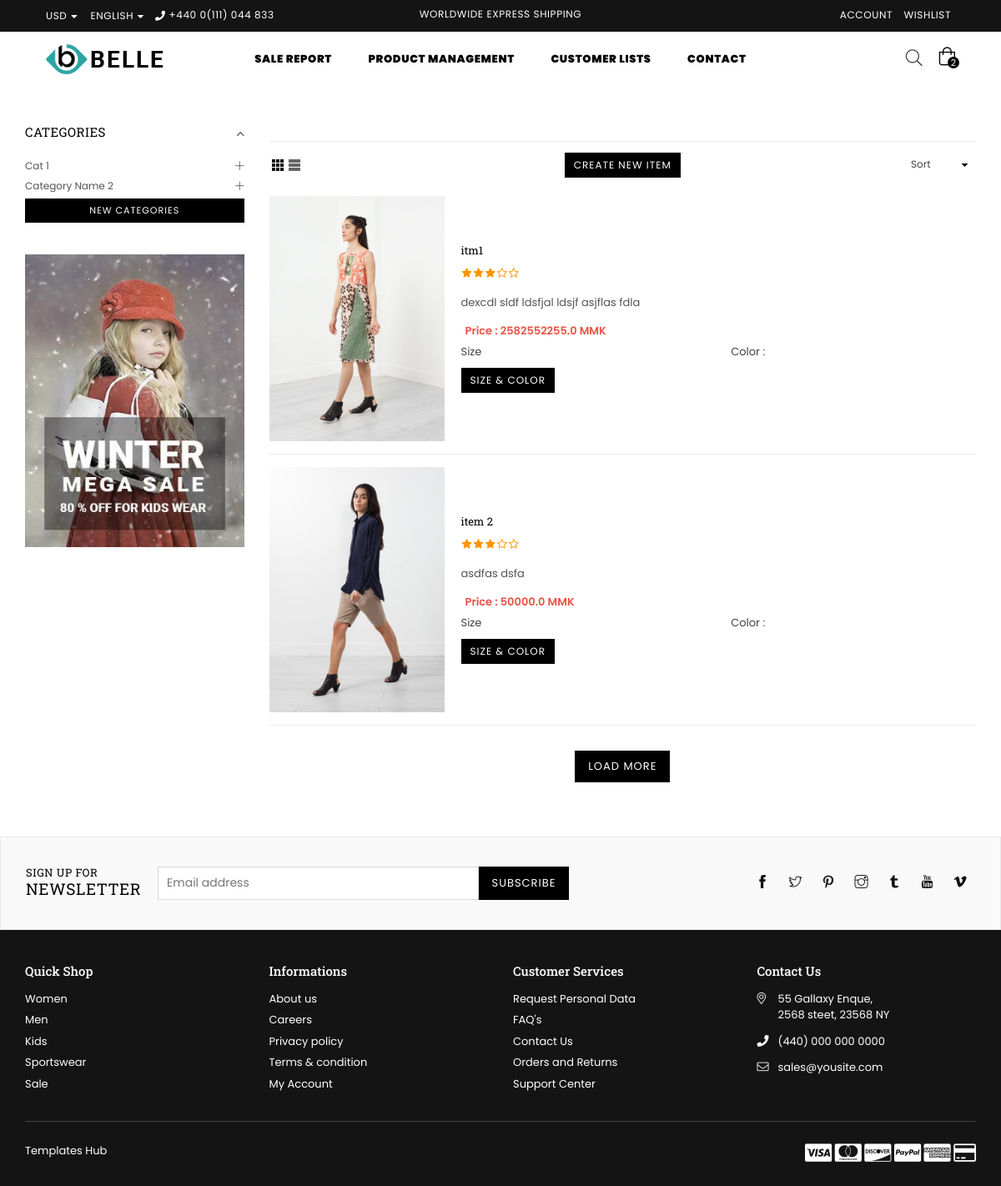
Before: /AdminProductManagement/ (signed in) with the older database file.
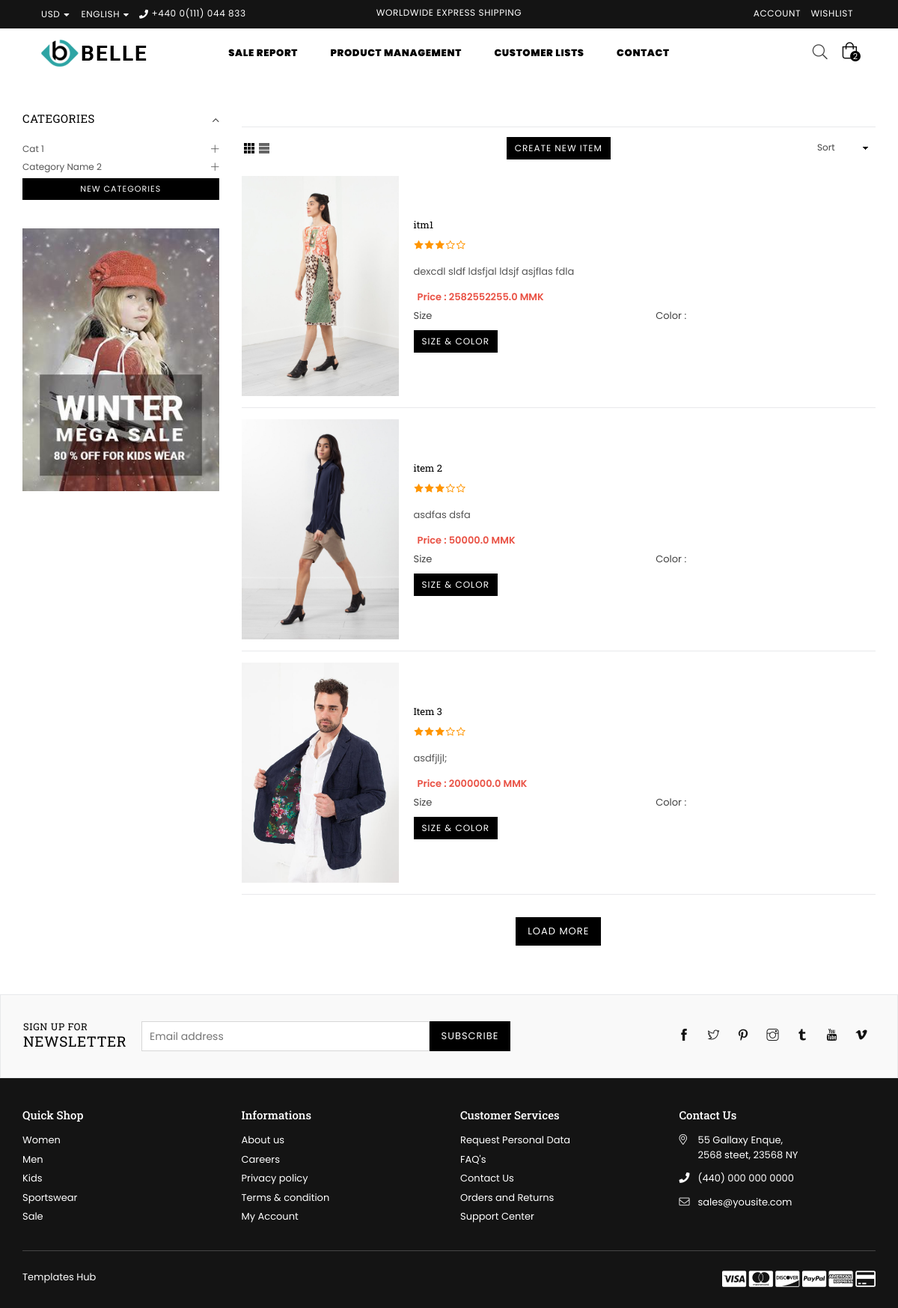
After: the same page with the newer database file.
### shop/models.py (models this page shows, shortened)
class Category(models.Model):
    category_name = models.CharField(max_length=225)

class Items(models.Model):
    item_name = models.CharField(max_length=225)
    category = models.ForeignKey(subCategory,on_delete=models.CASCADE)
    sell_price = models.FloatField(default=0.00)
    balance_qty = models.IntegerField(default=0)
    photo = models.ImageField(upload_to='', blank=True, null=True)
    photo2 = models.ImageField(upload_to='', blank=True, null=True)
    photo3 = models.ImageField(upload_to='', blank=True, null=True)
    photo4 = models.ImageField(upload_to='', blank=True, null=True)
    itm_description = models.CharField(max_length=225,blank=True, null=True)

### shop/views.py (the view, shortened to what this page needs)
# urls.py: path('AdminProductManagement/', AdminProductManagement.as_view(), name='AdminProductManagement'),
class AdminProductManagement(UserRequiredMixin,View):
    def get(self, request):
        cat = Category.objects.all()
        fm = ItemCreateForm()
        itm = Items.objects.all()
        context = {'cat':cat, 'itm':itm, 'fm':fm}
        return render(request, 'AdminProductManagement.html', context)

### shop/views.py
class ItemCreateForm(forms.ModelForm):
    class Meta:
        model = Items
        fields = ['item_name', 'category','sell_price', 'photo', 'photo2', 'photo3', 'photo4','itm_description']
        widgets = {
                   }

### shop/models.py (called while the page is built)
    def __str__(self):
        return self.subcategory_name

### shop/views.py (called while the page is built)
    def dispatch(self, request, *args, **kwargs):
        if request.user.is_staff:
            pass
        else:
            return redirect('UserLoginView')
        return super().dispatch(request, *args, **kwargs)

### templates/AdminProductManagement.html (shortened to what the changed rows need)
{% extends 'base.html' %}
{% load static %}
{% block content %}
<div class="container">
    <div class="row" id="adminproductlist">
        <div class="col-12 col-sm-12 col-md-3 col-lg-3 sidebar filterbar">
            <div class="sidebar_tags">
                <div class="sidebar_widget categories filter-widget">
                    <div class="widget-title">
                        <h2>Categories</h2>
                    </div>
                    <div class="widget-content">
                        <ul class="sidebar_categories">
                            {% for i in cat %}
                            <li class="level1 sub-level"><a href="#;" class="site-nav">{{i.category_name}}</a>
                            </li>
                            {% endfor %}
                        </ul>
                    </div>
                </div>
            </div>
        </div>
        <div class="col-12 col-sm-12 col-md-9 col-lg-9 main-col">
            <div class="productList">
                <div class="list-view-items grid--view-items">
                    {% for i in itm %}
                    <div class="list-product list-view-item">
                        <div class="list-view-item__image-column">
                            <div class="list-view-item__image-wrapper">
                                <a href="#"><img class="list-view-item__image blur-up lazyload"
                                        data-src="{{i.photo.url}}" src="{{i.photo.url}}" alt="image"
                                        title="product"></a>
                            </div>
                        </div>
                        <div class="list-view-item__title-column">
                            <div class="h4 grid-view-item__title"><a href="#">{{i.item_name}}</a></div>
                            <p class="product-review"><i class="font-13 fa fa-star"></i><i
                                    class="font-13 fa fa-star"></i><i class="font-13 fa fa-star"></i><i
                                    class="font-13 fa fa-star-o"></i><i class="font-13 fa fa-star-o"></i></p>
                            <p>{{i.itm_description}}</p>
                            <p class="product-price grid-view-item__meta">
                                <span class="product-price__price product-price__sale"><span
                                        class="money">Price : {{i.sell_price}} MMK</span></span>
                            </p>
                            <div class="row">
                                <div class="col-6">
                                    <span>Size</span>
                                </div>
                                <div class="col-6">
                                    <span>Color : </span>
                                </div>
                            </div>
                            <form class="variants" action="#">
                                <a href="#" class="btn btn--small" data-toggle="modal"
                                    data-target="#addsizecolor-{{i.id}}">size & color</a>
                            </form>
                        </div>
                    </div>
                    {% endfor %}
                </div>
            </div>
        </div>
    </div>
</div>
{% endblock content %}

Changed rows visible on the page:
added Items: photo (picture), item_name "Item 3", itm_description "asdfjljl;", sell_price "2000000.0"
